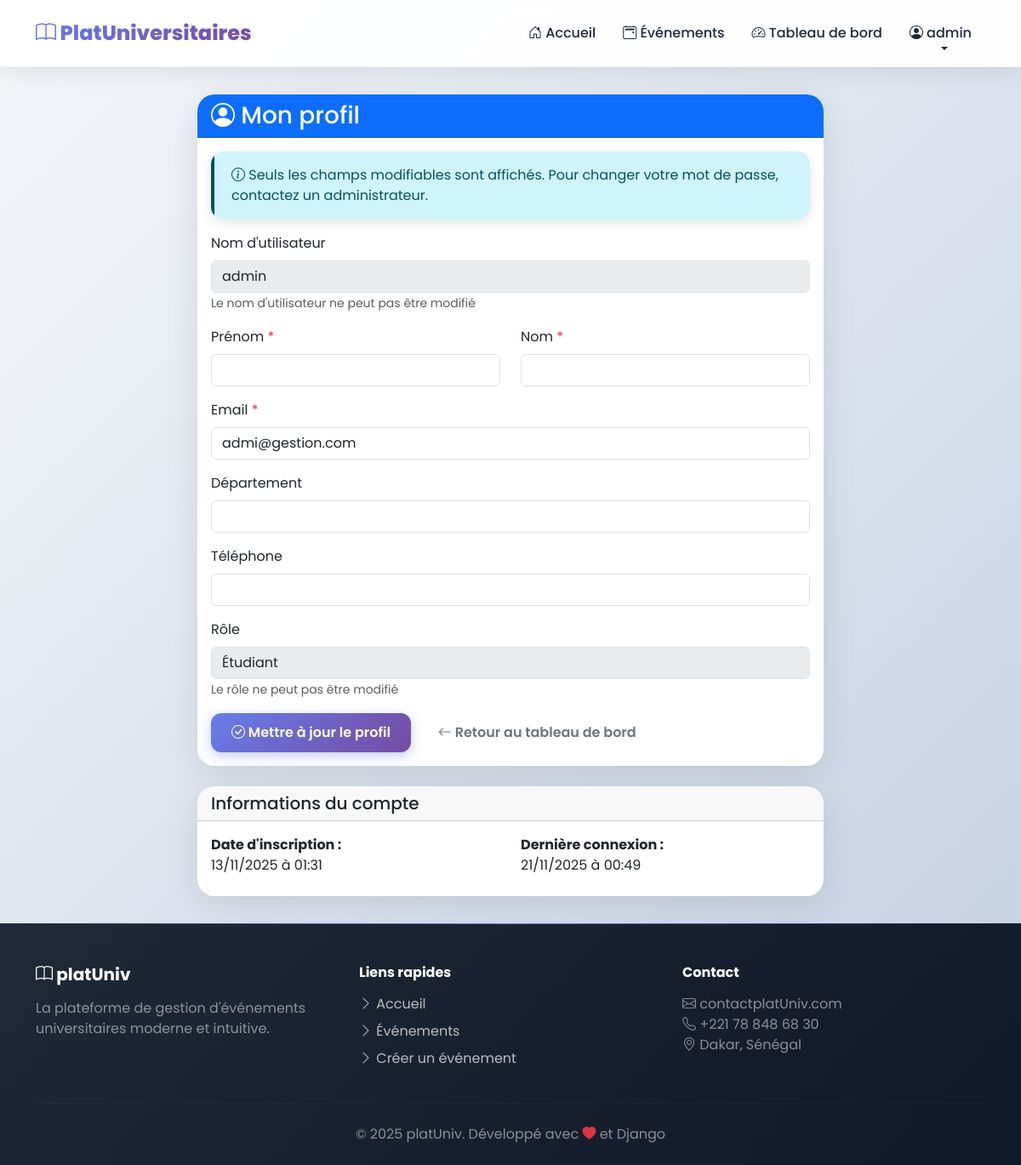
The app's page /profil/ (signed in), older data.
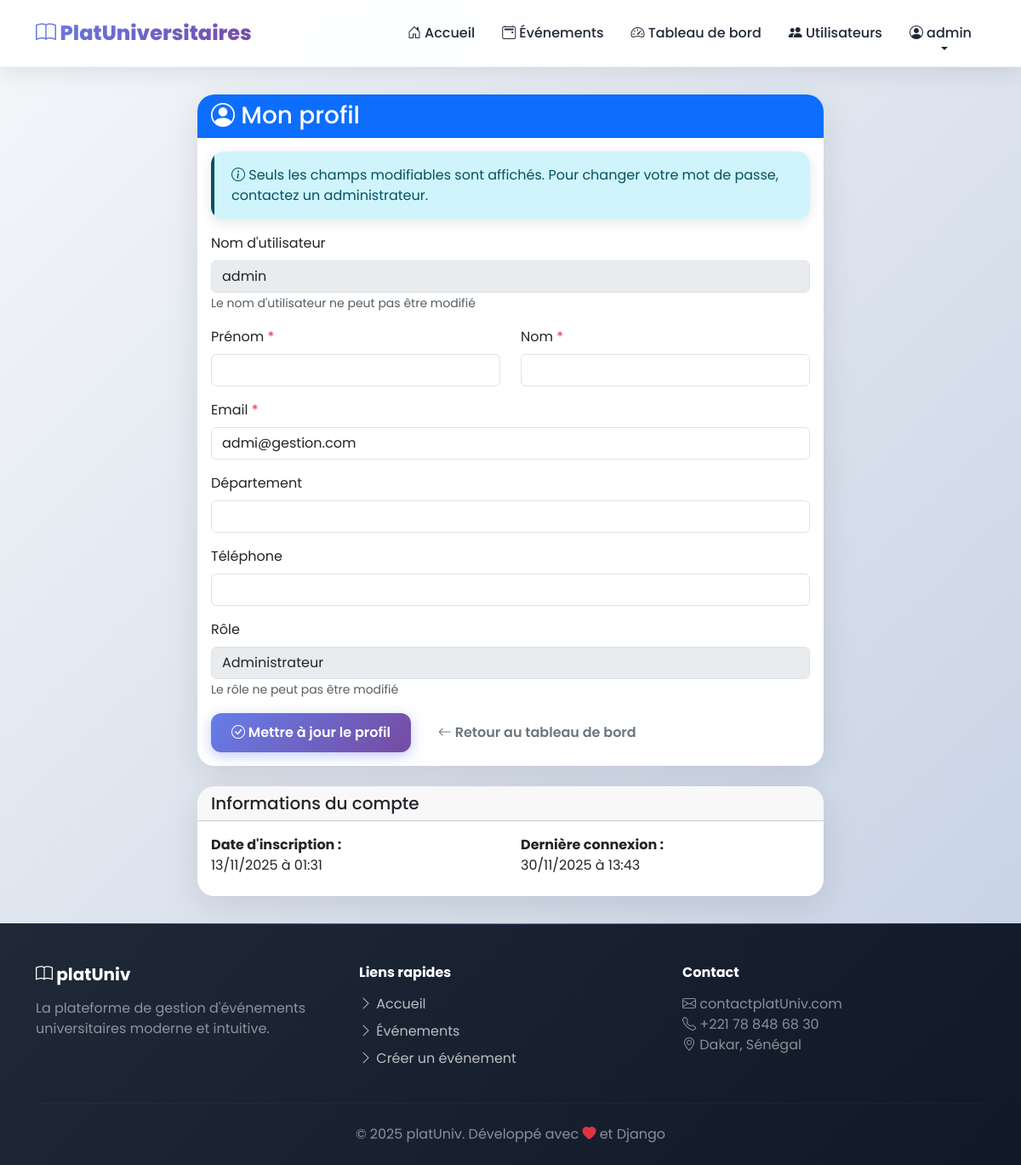
The same page, newer data.
### evenements/models.py (models this page shows, shortened)
class Utilisateur(AbstractUser):
    ROLE_CHOICES = [
        ('etudiant', 'Étudiant'),
        ('admin', 'Administrateur'),
    ]
    role = models.CharField(max_length=20, choices=ROLE_CHOICES, default='etudiant')
    departement = models.CharField(max_length=100, blank=True)
    telephone = models.CharField(max_length=20, blank=True)
    class Meta:
        verbose_name = 'Utilisateur'
        verbose_name_plural = 'Utilisateurs'
    def est_admin(self):
        return self.role == 'admin'

### evenements/views.py (the view)
# urls.py: path('profil/', views.profil, name='profil'),
@login_required
def profil(request):
    if request.method == 'POST':
        form = ProfilForm(request.POST, instance=request.user)
        if form.is_valid():
            form.save()
            messages.success(request, 'Profil mis à jour avec succès.')
            return redirect('profil')
    else:
        form = ProfilForm(instance=request.user)
    return render(request, 'evenements/profil.html', {'form': form})

### evenements/templates/evenements/profil.html (shortened to what the changed rows need)
{% extends 'evenements/base.html' %}
{% block content %}
<div class="container">
    <div class="row justify-content-center">
        <div class="col-lg-8">
            <div class="card">
                <div class="card-body">
                    <form method="post">
                        <div class="mb-3">
                            <label class="form-label">Nom d'utilisateur</label>
                            <input type="text" class="form-control" value="{{ user.username }}" disabled>
                            <small class="text-muted">Le nom d'utilisateur ne peut pas être modifié</small>
                        </div>
                        <div class="row">
                            <div class="col-md-6 mb-3">
                                <label for="{{ form.first_name.id_for_label }}" class="form-label">
                                    {{ form.first_name.label }} <span class="text-danger">*</span>
                                </label>
                                {{ form.first_name }}
                            </div>
                            <div class="col-md-6 mb-3">
                                <label for="{{ form.last_name.id_for_label }}" class="form-label">
                                    {{ form.last_name.label }} <span class="text-danger">*</span>
                                </label>
                                {{ form.last_name }}
                            </div>
                        </div>
                        <div class="mb-3">
                            <label for="{{ form.email.id_for_label }}" class="form-label">
                                {{ form.email.label }} <span class="text-danger">*</span>
                            </label>
                            {{ form.email }}
                        </div>
                        <div class="mb-3">
                            <label for="{{ form.departement.id_for_label }}" class="form-label">
                                {{ form.departement.label }}
                            </label>
                            {{ form.departement }}
                        </div>
                        <div class="mb-3">
                            <label for="{{ form.telephone.id_for_label }}" class="form-label">
                                {{ form.telephone.label }}
                            </label>
                            {{ form.telephone }}
                        </div>
                        <div class="mb-3">
                            <label class="form-label">Rôle</label>
                            <input type="text" class="form-control" value="{{ user.get_role_display }}" disabled>
                            <small class="text-muted">Le rôle ne peut pas être modifié</small>
                        </div>
                    </form>
                </div>
            </div>
            <div class="card mt-4">
                <div class="card-body">
                    <div class="row">
                        <div class="col-md-6 mb-2">
                            <strong>Date d'inscription :</strong><br>
                            {{ user.date_joined|date:"d/m/Y à H:i" }}
                        </div>
                        <div class="col-md-6 mb-2">
                            <strong>Dernière connexion :</strong><br>
                            {{ user.last_login|date:"d/m/Y à H:i" }}
                        </div>
                    </div>
                </div>
            </div>
        </div>
    </div>
</div>
{% endblock %}

### evenements/templates/evenements/base.html (shortened to what the changed rows need)
<!DOCTYPE html>
<html lang="fr">
<head>
    <link href="https://cdn.jsdelivr.net/npm/bootstrap@5.3.0/dist/css/bootstrap.min.css" rel="stylesheet">
    <link rel="stylesheet" href="https://cdn.jsdelivr.net/npm/bootstrap-icons@1.10.0/font/bootstrap-icons.css">
</head>
<body>
    <nav class="navbar navbar-expand-lg sticky-top" id="mainNav">
        <div class="container">
            <div class="collapse navbar-collapse" id="navbarNav">
                <ul class="navbar-nav ms-auto align-items-center">
                    {% if user.is_authenticated %}
                        <li class="nav-item">
                            <a class="nav-link" href="{% url 'liste_evenements' %}">
                                <i class="bi bi-calendar2-event"></i> Événements
                            </a>
                        </li>
                        <li class="nav-item">
                            <a class="nav-link" href="{% url 'tableau_bord' %}">
                                <i class="bi bi-speedometer2"></i> Tableau de bord
                            </a>
                        </li>
                        {% if user.est_admin %}
                            <li class="nav-item">
                                <a class="nav-link" href="{% url 'gestion_utilisateurs' %}">
                                    <i class="bi bi-people-fill"></i> Utilisateurs
                                </a>
                            </li>
                        {% endif %}
                        <li class="nav-item dropdown">
                            <a class="nav-link dropdown-toggle" href="#" role="button" data-bs-toggle="dropdown">
                                <i class="bi bi-person-circle"></i> {{ user.first_name|default:user.username }}
                            </a>
                        </li>
                    {% endif %}
                </ul>
            </div>
        </div>
    </nav>
    <main class="fade-in">
        {% block content %}{% endblock %}
    </main>
</body>
</html>

Row changes from the older to the newer data that the page shows:
changed Utilisateur "admin": role "Étudiant" → "Administrateur"; last_login "21/11/2025 à 00:49" → "30/11/2025 à 13:43"
Text that changed along with them:
text now shown: "Utilisateurs"
